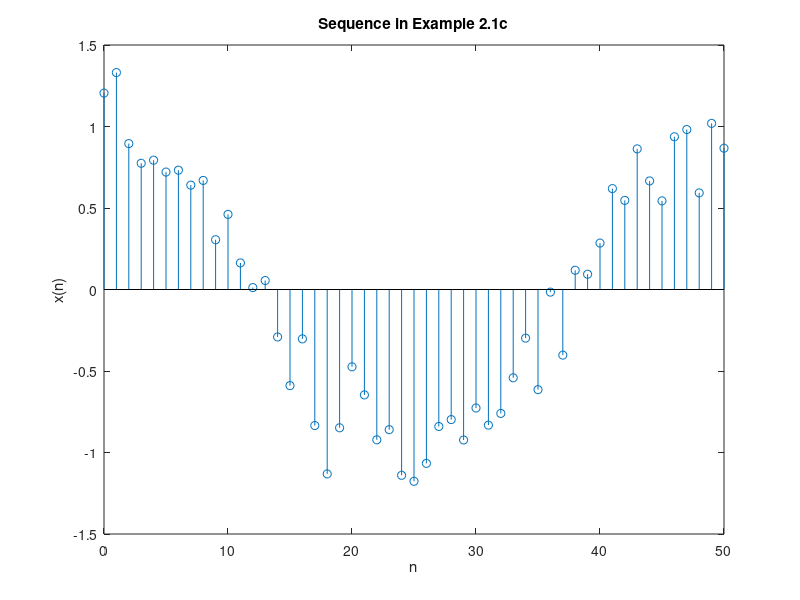

This figure's MATLAB source:

%
% Ex1 c) 
addpath .\Lib

n = [0:50];
x = cos(0.04*pi*n)+0.2*randn(size(n));

stem(n,x); title('Sequence in Example 2.1c')
xlabel('n'); ylabel('x(n)'); 